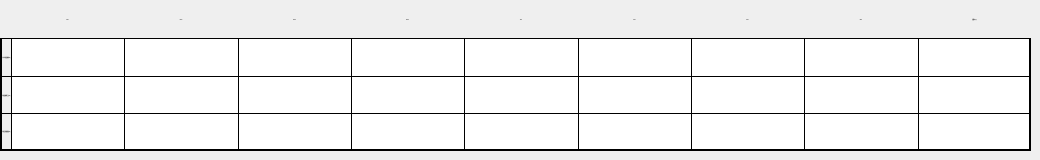
   <widget class="QWidget" name="page_elbow_table">
    <widget class="QWidget" name="widget_7" native="true">
     <property name="geometry">
      <rect>
       <x>0</x>
       <y>0</y>
       <width>1031</width>
       <height>151</height>
      </rect>
     </property>
     <layout class="QGridLayout" name="gridLayout_6">
      <property name="leftMargin">
       <number>0</number>
      </property>
      <property name="topMargin">
       <number>0</number>
      </property>
      <property name="rightMargin">
       <number>0</number>
      </property>
      <property name="bottomMargin">
       <number>0</number>
      </property>
      <property name="spacing">
       <number>0</number>
      </property>
      <item row="0" column="5">
       <widget class="QLabel" name="label_170">
        <property name="font">
         <font>
          <family>黑体</family>
          <pointsize>-1</pointsize>
         </font>
        </property>
        <property name="styleSheet">
         <string notr="true">border-left:1px solid black;</string>
        </property>
        <property name="text">
         <string>1kHz</string>
        </property>
        <property name="alignment">
         <set>Qt::AlignCenter</set>
        </property>
       </widget>
      </item>
      <item row="0" column="6">
       <widget class="QLabel" name="label_171">
        <property name="font">
         <font>
          <family>黑体</family>
          <pointsize>-1</pointsize>
         </font>
        </property>
        <property name="styleSheet">
         <string notr="true">border-left:1px solid black;</string>
        </property>
        <property name="text">
         <string>2kHz</string>
        </property>
        <property name="alignment">
         <set>Qt::AlignCenter</set>
        </property>
       </widget>
      </item>
      <item row="3" column="8">
       <widget class="QLineEdit" name="lineEdit_elbow_after_8k">
        <property name="sizePolicy">
         <sizepolicy hsizetype="Expanding" vsizetype="Preferred">
          <horstretch>0</horstretch>
          <verstretch>0</verstretch>
         </sizepolicy>
        </property>
        <property name="styleSheet">
         <string notr="true">border:1px solid black;
border-right:none;
border-bottom:2px solid black;</string>
        </property>
       </widget>
      </item>
      <item row="1" column="7">
       <widget class="QLineEdit" name="lineEdit_elbow_noi_4k">
        <property name="sizePolicy">
         <sizepolicy hsizetype="Expanding" vsizetype="Preferred">
          <horstretch>0</horstretch>
          <verstretch>0</verstretch>
         </sizepolicy>
        </property>
        <property name="styleSheet">
         <string notr="true">border:1px solid black;
border-right:none;
border-bottom:none;</string>
        </property>
       </widget>
      </item>
      <item row="0" column="1">
       <widget class="QLabel" name="label_172">
        <property name="font">
         <font>
          <family>黑体</family>
          <pointsize>-1</pointsize>
         </font>
        </property>
        <property name="styleSheet">
         <string notr="true">border-left:1px solid black;
</string>
        </property>
        <property name="text">
         <string>63Hz</string>
        </property>
        <property name="alignment">
         <set>Qt::AlignCenter</set>
        </property>
       </widget>
      </item>
      <item row="3" column="4">
       <widget class="QLineEdit" name="lineEdit_elbow_after_500">
        <property name="sizePolicy">
         <sizepolicy hsizetype="Expanding" vsizetype="Preferred">
          <horstretch>0</horstretch>
          <verstretch>0</verstretch>
         </sizepolicy>
        </property>
        <property name="styleSheet">
         <string notr="true">border:1px solid black;
border-right:none;
border-bottom:2px solid black;</string>
        </property>
       </widget>
      </item>
      <item row="1" column="6">
       <widget class="QLineEdit" name="lineEdit_elbow_noi_2k">
        <property name="sizePolicy">
         <sizepolicy hsizetype="Expanding" vsizetype="Preferred">
          <horstretch>0</horstretch>
          <verstretch>0</verstretch>
         </sizepolicy>
        </property>
        <property name="styleSheet">
         <string notr="true">border:1px solid black;
border-right:none;
border-bottom:none;</string>
        </property>
       </widget>
      </item>
      <item row="3" column="3">
       <widget class="QLineEdit" name="lineEdit_elbow_after_250">
        <property name="sizePolicy">
         <sizepolicy hsizetype="Expanding" vsizetype="Preferred">
          <horstretch>0</horstretch>
          <verstretch>0</verstretch>
         </sizepolicy>
        </property>
        <property name="styleSheet">
         <string notr="true">border:1px solid black;
border-right:none;
border-bottom:2px solid black;</string>
        </property>
       </widget>
      </item>
      <item row="3" column="7">
       <widget class="QLineEdit" name="lineEdit_elbow_after_4k">
        <property name="sizePolicy">
         <sizepolicy hsizetype="Expanding" vsizetype="Preferred">
          <horstretch>0</horstretch>
          <verstretch>0</verstretch>
         </sizepolicy>
        </property>
        <property name="styleSheet">
         <string notr="true">border:1px solid black;
border-right:none;
border-bottom:2px solid black;</string>
        </property>
       </widget>
      </item>
      <item row="0" column="4">
       <widget class="QLabel" name="label_173">
        <property name="font">
         <font>
          <family>黑体</family>
          <pointsize>-1</pointsize>
         </font>
        </property>
        <property name="styleSheet">
         <string notr="true">border-left:1px solid black;</string>
        </property>
        <property name="text">
         <string>500Hz</string>
        </property>
        <property name="alignment">
         <set>Qt::AlignCenter</set>
        </property>
       </widget>
      </item>
      <item row="0" column="9">
       <widget class="QLabel" name="label_174">
        <property name="font">
         <font>
          <family>黑体</family>
          <pointsize>-1</pointsize>
         </font>
        </property>
        <property name="styleSheet">
         <string notr="true">border-left:1px solid black;
border-right:2px solid black;</string>
        </property>
        <property name="text">
         <string>总值dB(A)</string>
        </property>
        <property name="alignment">
         <set>Qt::AlignCenter</set>
        </property>
       </widget>
      </item>
      <item row="1" column="8">
       <widget class="QLineEdit" name="lineEdit_elbow_noi_8k">
        <property name="sizePolicy">
         <sizepolicy hsizetype="Expanding" vsizetype="Preferred">
          <horstretch>0</horstretch>
          <verstretch>0</verstretch>
         </sizepolicy>
        </property>
        <property name="styleSheet">
         <string notr="true">border:1px solid black;
border-right:none;
border-bottom:none;</string>
        </property>
       </widget>
      </item>
      <item row="1" column="3">
       <widget class="QLineEdit" name="lineEdit_elbow_noi_250">
        <property name="sizePolicy">
         <sizepolicy hsizetype="Expanding" vsizetype="Preferred">
          <horstretch>0</horstretch>
          <verstretch>0</verstretch>
         </sizepolicy>
        </property>
        <property name="styleSheet">
         <string notr="true">border:1px solid black;
border-right:none;
border-bottom:none;</string>
        </property>
       </widget>
      </item>
      <item row="1" column="5">
       <widget class="QLineEdit" name="lineEdit_elbow_noi_1k">
        <property name="sizePolicy">
         <sizepolicy hsizetype="Expanding" vsizetype="Preferred">
          <horstretch>0</horstretch>
          <verstretch>0</verstretch>
         </sizepolicy>
        </property>
        <property name="styleSheet">
         <string notr="true">border:1px solid black;
border-right:none;
border-bottom:none;</string>
        </property>
       </widget>
      </item>
      <item row="0" column="2">
       <widget class="QLabel" name="label_175">
        <property name="font">
         <font>
          <family>黑体</family>
          <pointsize>-1</pointsize>
         </font>
        </property>
        <property name="styleSheet">
         <string notr="true">border-left:1px solid black;</string>
        </property>
        <property name="text">
         <string>125Hz</string>
        </property>
        <property name="alignment">
         <set>Qt::AlignCenter</set>
        </property>
       </widget>
      </item>
      <item row="1" column="0">
       <widget class="QLabel" name="label_176">
        <property name="font">
         <font>
          <family>黑体</family>
          <pointsize>-1</pointsize>
         </font>
        </property>
        <property name="styleSheet">
         <string notr="true">border:1px solid black;
border-left:2px solid black;
border-right:none;
border-bottom:none;
</string>
        </property>
        <property name="text">
         <string>单个弯头衰减(dB)</string>
        </property>
        <property name="alignment">
         <set>Qt::AlignCenter</set>
        </property>
       </widget>
      </item>
      <item row="0" column="0">
       <widget class="QLabel" name="label_177">
        <property name="styleSheet">
         <string notr="true">border-left:2px solid black;</string>
        </property>
        <property name="text">
         <string/>
        </property>
       </widget>
      </item>
      <item row="0" column="3">
       <widget class="QLabel" name="label_178">
        <property name="font">
         <font>
          <family>黑体</family>
          <pointsize>-1</pointsize>
         </font>
        </property>
        <property name="styleSheet">
         <string notr="true">border-left:1px solid black;</string>
        </property>
        <property name="text">
         <string>250Hz</string>
        </property>
        <property name="alignment">
         <set>Qt::AlignCenter</set>
        </property>
       </widget>
      </item>
      <item row="1" column="1">
       <widget class="QLineEdit" name="lineEdit_elbow_noi_63">
        <property name="sizePolicy">
         <sizepolicy hsizetype="Expanding" vsizetype="Preferred">
          <horstretch>0</horstretch>
          <verstretch>0</verstretch>
         </sizepolicy>
        </property>
        <property name="styleSheet">
         <string notr="true">border:1px solid black;
border-right:none;
border-bottom:none;</string>
        </property>
       </widget>
      </item>
      <item row="3" column="6">
       <widget class="QLineEdit" name="lineEdit_elbow_after_2k">
        <property name="sizePolicy">
         <sizepolicy hsizetype="Expanding" vsizetype="Preferred">
          <horstretch>0</horstretch>
          <verstretch>0</verstretch>
         </sizepolicy>
        </property>
        <property name="styleSheet">
         <string notr="true">border:1px solid black;
border-right:none;
border-bottom:2px solid black;</string>
        </property>
       </widget>
      </item>
      <item row="3" column="5">
       <widget class="QLineEdit" name="lineEdit_elbow_after_1k">
        <property name="sizePolicy">
         <sizepolicy hsizetype="Expanding" vsizetype="Preferred">
          <horstretch>0</horstretch>
          <verstretch>0</verstretch>
         </sizepolicy>
        </property>
        <property name="styleSheet">
         <string notr="true">border:1px solid black;
border-right:none;
border-bottom:2px solid black;</string>
        </property>
       </widget>
      </item>
      <item row="1" column="9">
       <widget class="QLineEdit" name="lineEdit_elbow_noi_total">
        <property name="sizePolicy">
         <sizepolicy hsizetype="Expanding" vsizetype="Preferred">
          <horstretch>0</horstretch>
          <verstretch>0</verstretch>
         </sizepolicy>
        </property>
        <property name="styleSheet">
         <string notr="true">border:1px solid black;
border-right:none;
border-bottom:none;
border-right:2px solid black;</string>
        </property>
       </widget>
      </item>
      <item row="0" column="8">
       <widget class="QLabel" name="label_179">
        <property name="font">
         <font>
          <family>黑体</family>
          <pointsize>-1</pointsize>
         </font>
        </property>
        <property name="styleSheet">
         <string notr="true">border-left:1px solid black;</string>
        </property>
        <property name="text">
         <string>8kHz</string>
        </property>
        <property name="alignment">
         <set>Qt::AlignCenter</set>
        </property>
       </widget>
      </item>
      <item row="3" column="1">
       <widget class="QLineEdit" name="lineEdit_elbow_after_63">
        <property name="sizePolicy">
         <sizepolicy hsizetype="Expanding" vsizetype="Preferred">
          <horstretch>0</horstretch>
          <verstretch>0</verstretch>
         </sizepolicy>
        </property>
        <property name="styleSheet">
         <string notr="true">border:1px solid black;
border-right:none;
border-bottom:2px solid black;</string>
        </property>
       </widget>
      </item>
      <item row="1" column="2">
       <widget class="QLineEdit" name="lineEdit_elbow_noi_125">
        <property name="sizePolicy">
         <sizepolicy hsizetype="Expanding" vsizetype="Preferred">
          <horstretch>0</horstretch>
          <verstretch>0</verstretch>
         </sizepolicy>
        </property>
        <property name="styleSheet">
         <string notr="true">border:1px solid black;
border-right:none;
border-bottom:none;</string>
        </property>
       </widget>
      </item>
      <item row="3" column="0">
       <widget class="QLabel" name="label_180">
        <property name="font">
         <font>
          <family>黑体</family>
          <pointsize>-1</pointsize>
         </font>
        </property>
        <property name="styleSheet">
         <string notr="true">border:1px solid black;
border-left:2px solid black;
border-bottom:2px solid black;
border-right:none;
</string>
        </property>
        <property name="text">
         <string> 弯头后噪音量(dB) </string>
        </property>
        <property name="alignment">
         <set>Qt::AlignCenter</set>
        </property>
       </widget>
      </item>
      <item row="3" column="9">
       <widget class="QLineEdit" name="lineEdit_elbow_after_total">
        <property name="sizePolicy">
         <sizepolicy hsizetype="Expanding" vsizetype="Preferred">
          <horstretch>0</horstretch>
          <verstretch>0</verstretch>
         </sizepolicy>
        </property>
        <property name="styleSheet">
         <string notr="true">border:1px solid black;
border-bottom:2px solid black;
border-right:2px solid black;</string>
        </property>
       </widget>
      </item>
      <item row="0" column="7">
       <widget class="QLabel" name="label_181">
        <property name="font">
         <font>
          <family>黑体</family>
          <pointsize>-1</pointsize>
         </font>
        </property>
        <property name="styleSheet">
         <string notr="true">border-left:1px solid black;</string>
        </property>
        <property name="text">
         <string>4kHz</string>
        </property>
        <property name="alignment">
         <set>Qt::AlignCenter</set>
        </property>
       </widget>
      </item>
      <item row="3" column="2">
       <widget class="QLineEdit" name="lineEdit_elbow_after_125">
        <property name="sizePolicy">
         <sizepolicy hsizetype="Expanding" vsizetype="Preferred">
          <horstretch>0</horstretch>
          <verstretch>0</verstretch>
         </sizepolicy>
        </property>
        <property name="styleSheet">
         <string notr="true">border:1px solid black;
border-right:none;
border-bottom:2px solid black;</string>
        </property>
       </widget>
      </item>
      <item row="1" column="4">
       <widget class="QLineEdit" name="lineEdit_elbow_noi_500">
        <property name="sizePolicy">
         <sizepolicy hsizetype="Expanding" vsizetype="Preferred">
          <horstretch>0</horstretch>
          <verstretch>0</verstretch>
         </sizepolicy>
        </property>
        <property name="styleSheet">
         <string notr="true">border:1px solid black;
border-right:none;
border-bottom:none;</string>
        </property>
       </widget>
      </item>
      <item row="2" column="0">
       <widget class="QLabel" name="label_182">
        <property name="font">
         <font>
          <family>黑体</family>
          <pointsize>-1</pointsize>
         </font>
        </property>
        <property name="styleSheet">
         <string notr="true">border:1px solid black;
border-left:2px solid black;
border-right:none;
border-bottom:none;
</string>
        </property>
        <property name="text">
         <string>弯头衰减汇总(dB)</string>
        </property>
        <property name="alignment">
         <set>Qt::AlignCenter</set>
        </property>
       </widget>
      </item>
      <item row="2" column="1">
       <widget class="QLineEdit" name="lineEdit_elbow_noi_sum_63">
        <property name="sizePolicy">
         <sizepolicy hsizetype="Expanding" vsizetype="Preferred">
          <horstretch>0</horstretch>
          <verstretch>0</verstretch>
         </sizepolicy>
        </property>
        <property name="styleSheet">
         <string notr="true">border:1px solid black;
border-right:none;
border-bottom:none;</string>
        </property>
       </widget>
      </item>
      <item row="2" column="2">
       <widget class="QLineEdit" name="lineEdit_elbow_noi_sum_125">
        <property name="sizePolicy">
         <sizepolicy hsizetype="Expanding" vsizetype="Preferred">
          <horstretch>0</horstretch>
          <verstretch>0</verstretch>
         </sizepolicy>
        </property>
        <property name="styleSheet">
         <string notr="true">border:1px solid black;
border-right:none;
border-bottom:none;</string>
        </property>
       </widget>
      </item>
      <item row="2" column="3">
       <widget class="QLineEdit" name="lineEdit_elbow_noi_sum_250">
        <property name="sizePolicy">
         <sizepolicy hsizetype="Expanding" vsizetype="Preferred">
          <horstretch>0</horstretch>
          <verstretch>0</verstretch>
         </sizepolicy>
        </property>
        <property name="styleSheet">
         <string notr="true">border:1px solid black;
border-right:none;
border-bottom:none;</string>
        </property>
       </widget>
      </item>
      <item row="2" column="4">
       <widget class="QLineEdit" name="lineEdit_elbow_noi_sum_500">
        <property name="sizePolicy">
         <sizepolicy hsizetype="Expanding" vsizetype="Preferred">
          <horstretch>0</horstretch>
          <verstretch>0</verstretch>
         </sizepolicy>
        </property>
        <property name="styleSheet">
         <string notr="true">border:1px solid black;
border-right:none;
border-bottom:none;</string>
        </property>
       </widget>
      </item>
      <item row="2" column="5">
       <widget class="QLineEdit" name="lineEdit_elbow_noi_sum_1k">
        <property name="sizePolicy">
         <sizepolicy hsizetype="Expanding" vsizetype="Preferred">
          <horstretch>0</horstretch>
          <verstretch>0</verstretch>
         </sizepolicy>
        </property>
        <property name="styleSheet">
         <string notr="true">border:1px solid black;
border-right:none;
border-bottom:none;</string>
        </property>
       </widget>
      </item>
      <item row="2" column="6">
       <widget class="QLineEdit" name="lineEdit_elbow_noi_sum_2k">
        <property name="sizePolicy">
         <sizepolicy hsizetype="Expanding" vsizetype="Preferred">
          <horstretch>0</horstretch>
          <verstretch>0</verstretch>
         </sizepolicy>
        </property>
        <property name="styleSheet">
         <string notr="true">border:1px solid black;
border-right:none;
border-bottom:none;</string>
        </property>
       </widget>
      </item>
      <item row="2" column="7">
       <widget class="QLineEdit" name="lineEdit_elbow_noi_sum_4k">
        <property name="sizePolicy">
         <sizepolicy hsizetype="Expanding" vsizetype="Preferred">
          <horstretch>0</horstretch>
          <verstretch>0</verstretch>
         </sizepolicy>
        </property>
        <property name="styleSheet">
         <string notr="true">border:1px solid black;
border-right:none;
border-bottom:none;</string>
        </property>
       </widget>
      </item>
      <item row="2" column="8">
       <widget class="QLineEdit" name="lineEdit_elbow_noi_sum_8k">
        <property name="sizePolicy">
         <sizepolicy hsizetype="Expanding" vsizetype="Preferred">
          <horstretch>0</horstretch>
          <verstretch>0</verstretch>
         </sizepolicy>
        </property>
        <property name="styleSheet">
         <string notr="true">border:1px solid black;
border-right:none;
border-bottom:none;</string>
        </property>
       </widget>
      </item>
      <item row="2" column="9">
       <widget class="QLineEdit" name="lineEdit_elbow_noi_sum_total">
        <property name="sizePolicy">
         <sizepolicy hsizetype="Expanding" vsizetype="Preferred">
          <horstretch>0</horstretch>
          <verstretch>0</verstretch>
         </sizepolicy>
        </property>
        <property name="styleSheet">
         <string notr="true">border:1px solid black;
border-right:none;
border-bottom:none;
border-right:2px solid black;</string>
        </property>
       </widget>
      </item>
     </layout>
    </widget>
   </widget>
